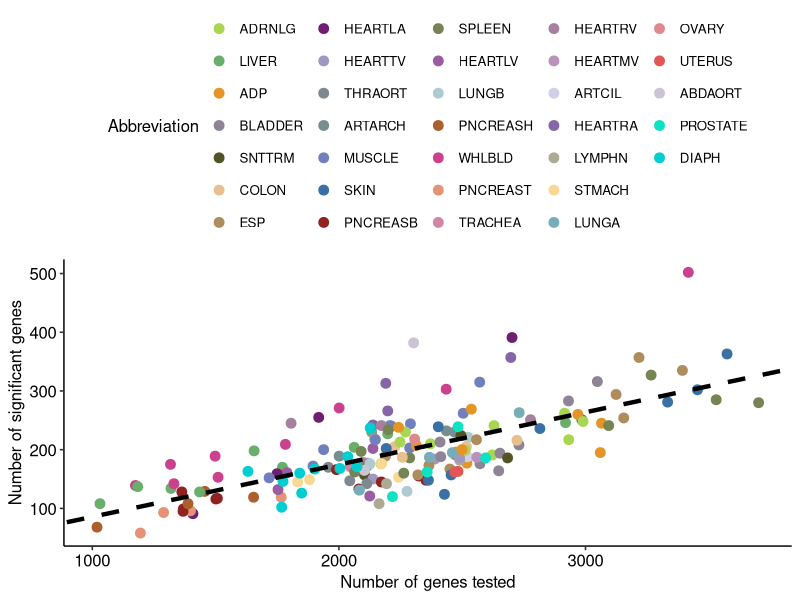
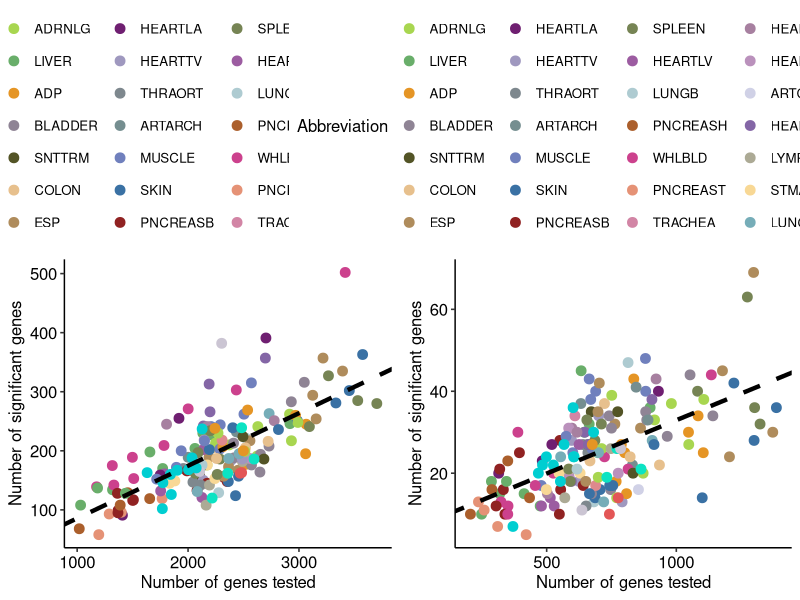
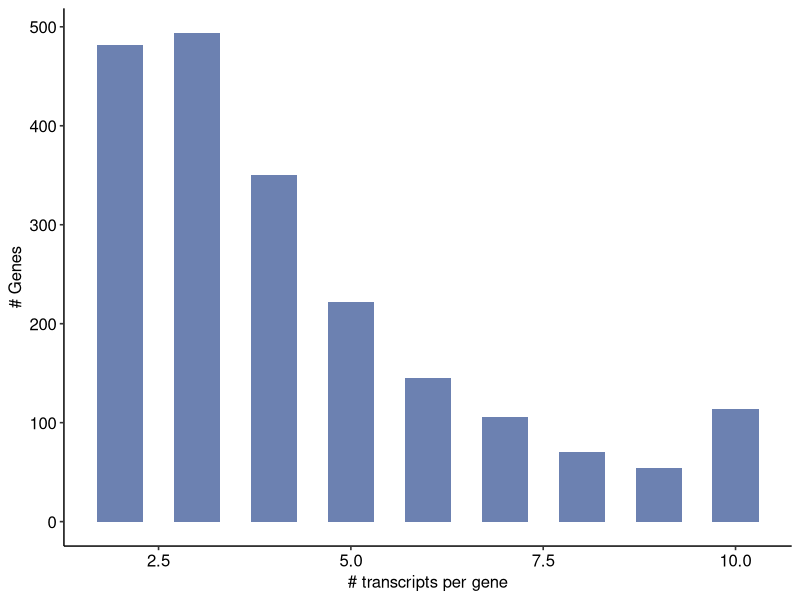

Reproduce these figures in R, in order.
#==============================================#
# ASE #
# Extended-Figure-3#
#==============================================#


library(dplyr)
library(data.table)
library(ggplot2)
library(ggpubr)

setwd("/path/to/GTOP_code/extend/extend_3")
# Extended.Fig.3ab ASE & ASTS ----------------------------------------------
df_plot <- fread("./input/Exfig 3a.txt")
reg <- lm(formula = sig ~ total,data=df_plot)
coeff <- coefficients(reg)
intercept <- coeff[1]
slope <- coeff[2]
p1 <- ggplot(df_plot,aes(x=total,y=sig,color=Abbreviation)) + geom_point(size=3) + theme_pubr() + 
  scale_color_manual(breaks = df_plot$Abbreviation,values = paste0("#",df_plot$Tissue_Color_Code)) + 
  xlab("Number of genes tested") + ylab("Number of significant genes") + 
  geom_abline(intercept = intercept,slope = slope,color="black",linetype="dashed",size=1.5)
p1
#Extended.fig.3b
df_plot <- fread("./input/Exfig 3b.txt")
reg <- lm(formula = sig.asts ~ total.asts,data=df_plot)
coeff <- coefficients(reg)
intercept <- coeff[1]
slope <- coeff[2]
p2 <- ggplot(df_plot,aes(x=total.asts,y=sig.asts,color=Abbreviation)) + geom_point(size=3) + theme_pubr() + 
  scale_color_manual(breaks = df_plot$Abbreviation,values = paste0("#",df_plot$Tissue_Color_Code)) + 
  xlab("Number of genes tested") + ylab("Number of significant genes") + 
  geom_abline(intercept = intercept,slope = slope,color="black",linetype="dashed",size=1.5)

cowplot::plot_grid(p1,p2,align = "h",ncol=2)


# Extended.fig.3c  ---------------------------------------------------------
df_plot <- fread("./input/Exfig 3c.txt")
ggplot(df_plot,aes(x=Var1,y=Freq)) + 
  geom_bar(stat = "identity",width=.6, fill="#6c81b1") + 
  xlab("# transcripts per gene")+
  ylab("# Genes")+
  theme_pubr()


# Extended.fig.3d  ---------------------------------------------------------

df_sample.l <- fread("./input/Exfig 3d.txt") %>% 
  mutate(Var2=as.character(Var2))
p3 <- ggplot(df_sample.l,aes(x=Var1,y=Freq,fill=Var2)) + geom_bar(stat = "identity",width=.8) + theme_pubr() + 
  theme(axis.text.x = element_text(angle = 90,hjust=1,vjust=.5)) + xlab("")+ylab("# ASE events")+
  scale_y_log10() + 
  scale_fill_manual(breaks = c("0","1"),labels=c("non-significant events", "significant events"),values = c("grey","#4380b8"))+
  theme(axis.text.x = element_blank())

# Extended.fig.3e  ---------------------------------------------------------
df_sample <- fread("./input/Exfig 3e.txt") %>% 
  mutate(Var2=as.character(Var2))
p4 <- ggplot(df_sample,aes(x=Var1,y=Freq,fill=Var2)) + geom_bar(stat = "identity",width=.8) + theme_pubr() + 
  theme(axis.text.x = element_text(angle = 90,hjust=1,vjust=.5)) + xlab("")+ylab("# ASTS events")+
  scale_y_log10() + 
  scale_fill_manual(breaks = c("0","1"), labels=c("non-significant events", "significant events"),values = c("grey","#4380b8"))+
  theme(axis.text.x = element_blank())






